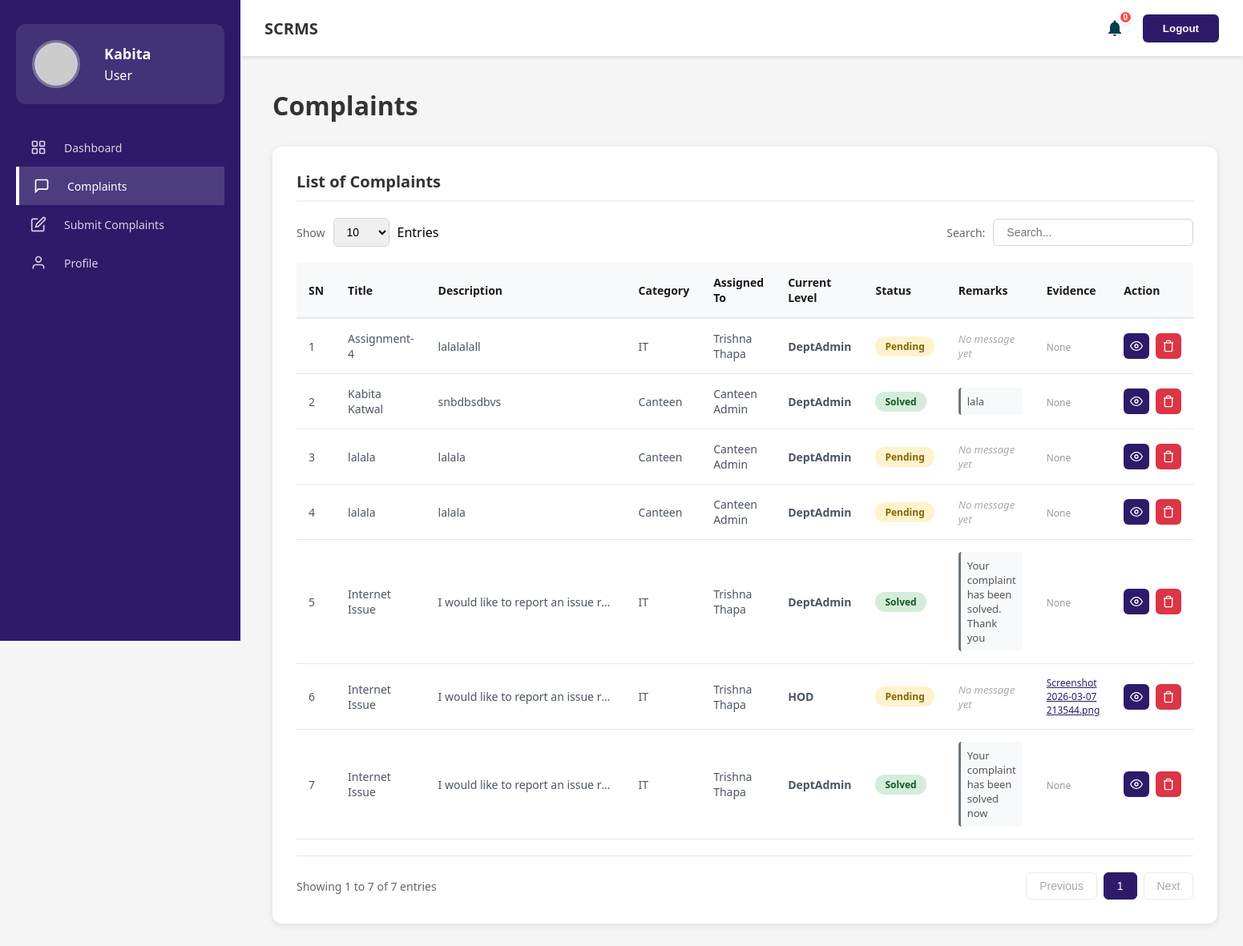
The app's page /User/user-complaints.php (signed in), older data.
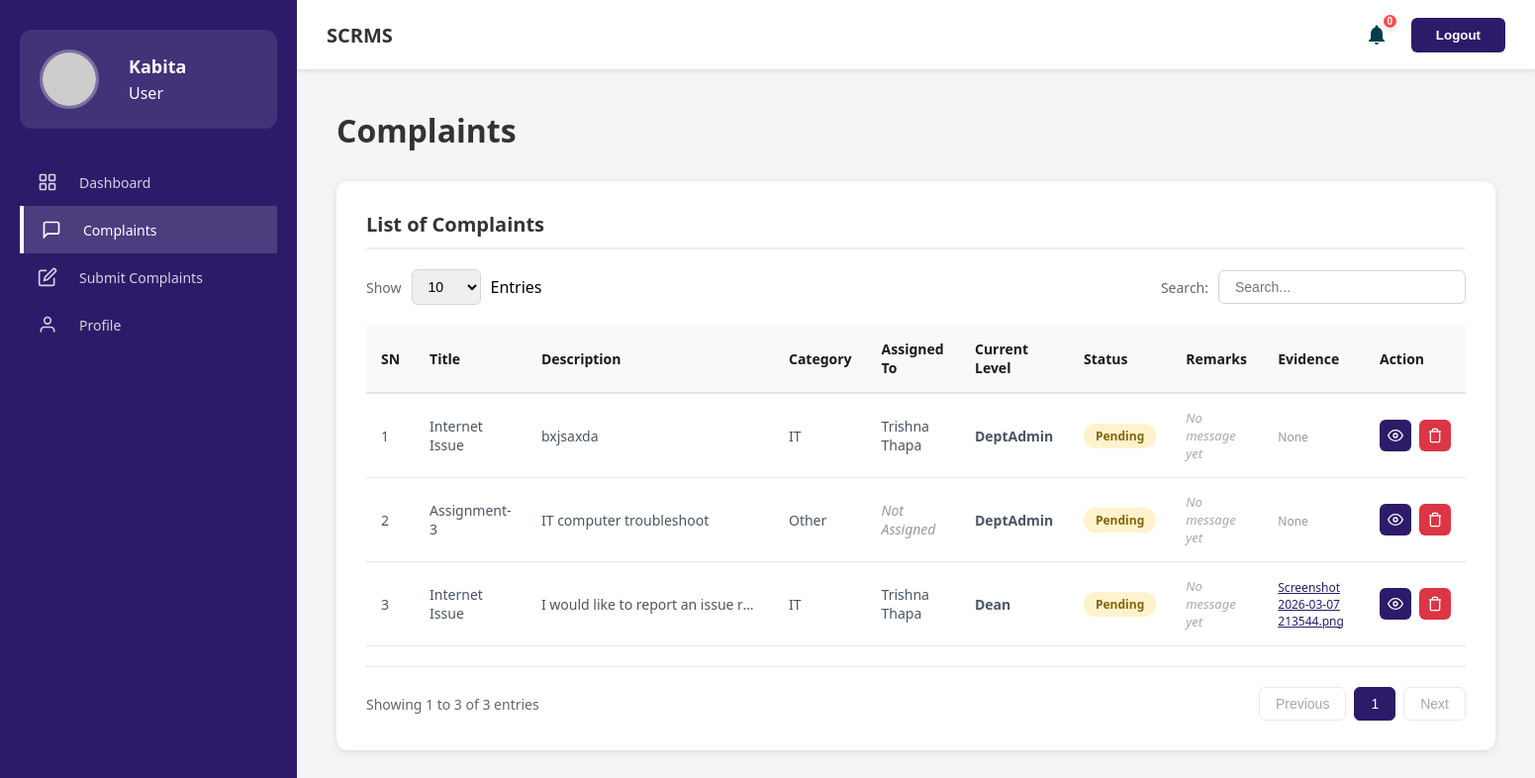
The same page, newer data.
### tables this page shows
CREATE TABLE `complaints` (
  `complaint_id` int(11) NOT NULL,
  `user_id` int(11) DEFAULT NULL,
  `category_id` int(11) DEFAULT NULL,
  `status_id` int(11) DEFAULT NULL,
  `title` varchar(255) DEFAULT NULL,
  `description` text DEFAULT NULL,
  `batch` varchar(20) DEFAULT NULL,
  `is_anonymous` tinyint(1) DEFAULT 0,
  `assigned_to` int(11) DEFAULT NULL,
  `evidence_file` longblob DEFAULT NULL,
  `incident_date` date NOT NULL,
  `created_at` timestamp NOT NULL DEFAULT current_timestamp(),
  `updated_at` timestamp NOT NULL DEFAULT current_timestamp() ON UPDATE current_timestamp(),
  `final_status_message` text DEFAULT NULL,
  `assigned_role` varchar(20) DEFAULT 'DeptAdmin'
);

CREATE TABLE `complaint_categories` (
  `category_id` int(11) NOT NULL,
  `category_name` varchar(255) DEFAULT NULL,
  `description` text DEFAULT NULL
);

CREATE TABLE `complaint_statuses` (
  `status_id` int(11) NOT NULL,
  `status_label` varchar(255) DEFAULT NULL,
  `status_message` text DEFAULT NULL
);

CREATE TABLE `complaint_attachments` (
  `attachment_id` int(11) NOT NULL,
  `complaint_id` int(11) DEFAULT NULL,
  `file_name` varchar(255) DEFAULT NULL,
  `file_type` varchar(100) DEFAULT NULL,
  `file_data` longblob DEFAULT NULL
);

### User/user-complaints.php (the view, shortened to what the rows shown need)
<?php
require_once '../Database/db-config.php';
$userId = $_SESSION['user_id'];
$complaints = [];
$sql = "SELECT c.*, cat.category_name, s.status_label, s.status_message,
               CONCAT(u.first_name, ' ', u.last_name) as assigned_head
        FROM complaints c
        LEFT JOIN complaint_categories cat ON c.category_id = cat.category_id
        LEFT JOIN complaint_statuses s ON c.status_id = s.status_id
        LEFT JOIN users u ON u.assigned_category = c.category_id AND u.role = 'DeptAdmin'
        WHERE c.user_id = ?
        ORDER BY c.created_at DESC";
$stmt = $conn->prepare($sql);
if ($stmt) {
    $stmt->bind_param("i", $userId);
    $stmt->execute();
    $res = $stmt->get_result();
    while ($row = $res->fetch_assoc()) {
        $compId = $row['complaint_id'];
        $row['attachments'] = [];
        $attStmt = $conn->prepare("SELECT attachment_id, file_name FROM complaint_attachments WHERE complaint_id = ?");
        $attStmt->bind_param("i", $compId);
        $attStmt->execute();
        $attRes = $attStmt->get_result();
        while ($attRow = $attRes->fetch_assoc()) {
            $row['attachments'][] = $attRow;
        }
        $complaints[] = $row;
    }
}
?>
<!DOCTYPE html>
<html lang="en">
<head>
    <link rel="stylesheet" href="../Assets/Css/admin-dashboard.css">
    <link rel="stylesheet" href="../Assets/css/user-complaints.css">
</head>
<body>
    <?php include '../Includes/header.php'; ?>
    <?php include '../Includes/sidebar.php'; ?>
    <div class="main-container">
        <main class="main-content">
            <h1 class="page-title">Complaints</h1>
            <div class="complaints-container">
                <h2 class="section-title">List of Complaints</h2>
                <div class="table-wrapper">
                    <table id="complaintsTable">
                        <thead>
                            <tr>
                                <th>SN</th>
                                <th>Title</th>
                                <th>Description</th>
                                <th>Category</th>
                                <th>Assigned To</th>
                                <th>Current Level</th>
                                <th>Status</th>
                                <th>Remarks</th>
                                <th>Evidence</th>
                                <th>Action</th>
                            </tr>
                        </thead>
                        <tbody id="tableBody">
                            <?php if (empty($complaints)): ?>
                                <tr>
                                    <td colspan="10" style="text-align: center;">You haven't submitted any complaints yet.</td>
                                </tr>
                            <?php else: ?>
                                <?php foreach ($complaints as $index => $c): ?>
                                    <tr>
                                        <td><?php echo $index + 1; ?></td>
                                        <td><?php echo htmlspecialchars($c['title']); ?></td>
                                        <td class="description-text" title="<?php echo htmlspecialchars($c['description']); ?>">
                                            <?php echo htmlspecialchars($c['description']); ?>
                                        </td>
                                        <td><?php echo htmlspecialchars($c['category_name'] ?? 'Other'); ?></td>
                                        <td>
                                            <?php
                                                $assigned = trim($c['assigned_head'] ?? '');
                                                echo !empty($assigned) ? htmlspecialchars($assigned) : '<span style="color: #999; font-style: italic;">Not Assigned</span>';
                                            ?>
                                        </td>
                                        <td>
                                            <span style="font-weight: 600; color: #4b5563;">
                                                <?php echo htmlspecialchars(trim($c['assigned_role'] ?? 'DeptAdmin')); ?>
                                            </span>
                                        </td>
                                        <td>
                                            <?php
                                            $statusClass = 'status-pending';
                                            $status = $c['status_label'] ?? 'Pending';
                                            if (stripos($status, 'Solved') !== false || stripos($status, 'Fixed') !== false) $statusClass = 'status-solved';
                                            ?>
                                            <span class="status-badge <?php echo $statusClass; ?>" title="<?php echo htmlspecialchars($c['status_message'] ?? ''); ?>">
                                                <?php echo htmlspecialchars($status); ?>
                                            </span>
                                        </td>
                                        <td style="font-size: 13px; color: #555; max-width: 250px;">
                                            <?php if (!empty($c['final_status_message'])): ?>
                                                <div style="background: #f8f9fa; padding: 8px; border-radius: 4px; border-left: 3px solid #6c757d;">
                                                    <?php echo htmlspecialchars($c['final_status_message']); ?>
                                                </div>
                                            <?php else: ?>
                                                <span style="font-style: italic; color: #aaa;">No message yet</span>
                                            <?php endif; ?>
                                        </td>
                                        <td>
                                            <?php if (!empty($c['attachments'])): ?>
                                                <div style="display: flex; flex-direction: column; gap: 2px;">
                                                    <?php foreach ($c['attachments'] as $att): ?>
                                                        <a href="../Includes/view-attachment.php?id=<?php echo $att['attachment_id']; ?>" target="_blank" style="font-size: 12px; color: #2D1B69; text-decoration: underline;">
                                                            <?php echo htmlspecialchars($att['file_name']); ?>
                                                        </a>
                                                    <?php endforeach; ?>
                                                </div>
                                            <?php else: ?>
                                                <span style="font-size: 12px; color: #999;">None</span>
                                            <?php endif; ?>
                                        </td>
                                        <td>
                                            <div class="action-buttons">
                                                <button class="action-btn view-btn" title="View Details"
                                                        data-id="<?php echo $c['complaint_id']; ?>"
                                                        data-title="<?php echo htmlspecialchars($c['title']); ?>"
                                                        data-desc="<?php echo htmlspecialchars($c['description']); ?>"
                                                        data-cat="<?php echo htmlspecialchars($c['category_name'] ?? 'Other'); ?>"
                                                        data-batch="<?php echo htmlspecialchars($c['batch'] ?? ''); ?>"
                                                        data-date="<?php echo date('M d, Y', strtotime($c['created_at'])); ?>"
                                                        data-status="<?php echo htmlspecialchars($status); ?>"
                                                        data-message="<?php echo htmlspecialchars($c['final_status_message'] ?? 'No message yet'); ?>"
                                                        data-assigned="<?php
                                                            $assigned = trim($c['assigned_head'] ?? '');
                                                            echo !empty($assigned) ? htmlspecialchars($assigned) : 'Not Assigned';
                                                        ?>"
                                                        data-level="<?php
                                                            $level = trim($c['assigned_role'] ?? 'DeptAdmin');
                                                            echo htmlspecialchars($level);
                                                        ?>">
                                                    <svg width="16" height="16" viewBox="0 0 24 24" fill="none" stroke="currentColor" stroke-width="2">
                                                        <path d="M1 12s4-8 11-8 11 8 11 8-4 8-11 8-11-8-11-8z"></path>
                                                        <circle cx="12" cy="12" r="3"></circle>
                                                    </svg>
                                                </button>
                                                <button class="action-btn delete-btn" title="Delete" data-id="<?php echo $c['complaint_id']; ?>">
                                                    <svg width="16" height="16" viewBox="0 0 24 24" fill="none" stroke="currentColor" stroke-width="2">
                                                        <polyline points="3 6 5 6 21 6"></polyline>
                                                        <path d="M19 6v14a2 2 0 0 1-2 2H7a2 2 0 0 1-2-2V6m3 0V4a2 2 0 0 1 2-2h4a2 2 0 0 1 2 2v2"></path>
                                                    </svg>
                                                </button>
                                            </div>
                                        </td>
                                    </tr>
                                <?php endforeach; ?>
                            <?php endif; ?>
                        </tbody>
                    </table>
                </div>
            </div>
        </main>
    </div>
</body>
</html>

Row changes from the older to the newer data that the page shows:
removed complaints: title "Assignment-4", description "lalalalall", category.category_name "IT", assigned "Trishna Thapa", assigned_role "DeptAdmin", status.status_label "Pending", shows "No message yet", shows "None"
removed complaints: title "Kabita Katwal", description "snbdbsdbvs", category.category_name "Canteen", assigned "Canteen Admin", assigned_role "DeptAdmin", status.status_label "Solved", final_status_message "lala", shows "None"
removed complaints: title "lalala", description "lalala", category.category_name "Canteen", assigned "Canteen Admin", assigned_role "DeptAdmin", status.status_label "Pending", shows "No message yet", shows "None"
removed complaints: title "lalala", description "lalala", category.category_name "Canteen", assigned "Canteen Admin", assigned_role "DeptAdmin", status.status_label "Pending", shows "No message yet", shows "None"
removed complaints: title "Internet Issue", description "I would like to report an issue r…", category.category_name "IT", assigned "Trishna Thapa", assigned_role "DeptAdmin", status.status_label "Solved", final_status_message "Your complaint has been solved. Thank you", shows "None"
removed complaints: title "Internet Issue", description "I would like to report an issue r…", category.category_name "IT", assigned "Trishna Thapa", assigned_role "DeptAdmin", status.status_label "Solved", final_status_message "Your complaint has been solved now", shows "None"
added complaints: title "Internet Issue", description "bxjsaxda", category.category_name "IT", assigned "Trishna Thapa", assigned_role "DeptAdmin", status.status_label "Pending", shows "No message yet", shows "None"
added complaints: title "Assignment-3", description "IT computer troubleshoot", category_name "Other", shows "Not Assigned", assigned_role "DeptAdmin", status.status_label "Pending", shows "No message yet", shows "None"
changed complaints "I would like to report an issue r…": assigned_role "HOD" → "Dean"
Text that changed along with them:
text written by a page script: "Showing 1 to 7 of 7 entries" → "Showing 1 to 3 of 3 entries"
